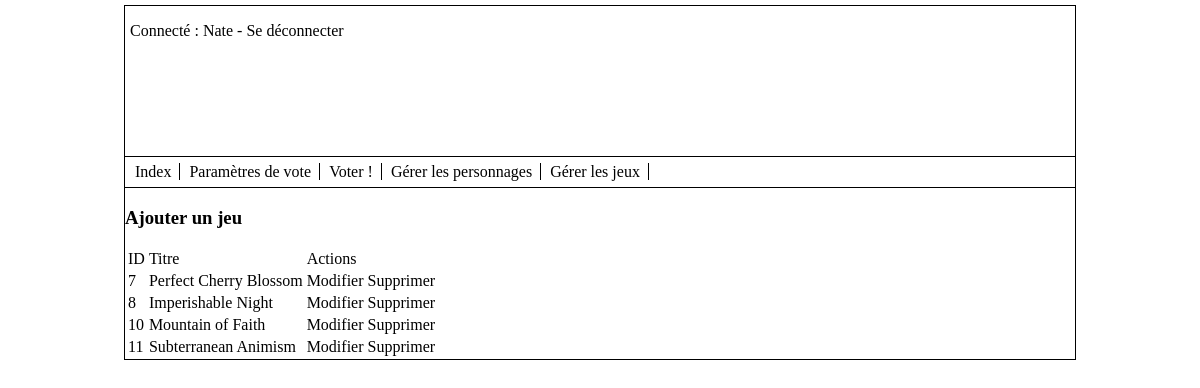
/list-games.admin.php (signed in), run on the app's committed database.
### tables this page shows
CREATE TABLE IF NOT EXISTS `users` (
  `id` int(11) NOT NULL AUTO_INCREMENT,
  `name` text NOT NULL,
  `password` text NOT NULL,
  `user_hash` text NOT NULL,
  PRIMARY KEY (`id`)
);

CREATE TABLE IF NOT EXISTS `games` (
  `id` decimal(10,0) NOT NULL,
  `name` varchar(30) NOT NULL,
  PRIMARY KEY (`id`)
);

### lib/Page.class.php (called while the page is built, shortened)
<?php
class Page
{
	public static function parse($referer)
	{
		include 'templates/layout/header.php';
		include 'templates/'.$referer;
		include 'templates/layout/footer.php';
	}
}
?>

### list-games.admin.php (called while the page is built, shortened)
<?php
require 'lib/init.php';
$go = new GamesOperator();
$games = $go->fetch_all();
Page::parse('list-games.admin.tpl.php');
?>

### lib/User.class.php (called while the page is built, shortened)
<?php
class User extends AppModel
{
	private $name;
	public function set_name($value)
	{
		$this->name = $value;
	}
	public function name() { return $this->name; }
}
?>

### lib/AppOperator.class.php (called while the page is built, shortened)
<?php
abstract class AppOperator
{
	public function __construct()
	{
		$this->pdo = PDO2::connect();
	}
}
?>

### lib/PDO2.class.php (called while the page is built)
<?php
class PDO2
{
	public static function connect()
	{
		$user    = 'root';
		$pass    = '';
		$host    = 'localhost';
		$db_name = 'lyrica';
		$pdo = new PDO('mysql:host='.$host.';dbname='.$db_name, $user, $pass);
		$pdo->setAttribute(PDO::ATTR_ERRMODE, PDO::ERRMODE_EXCEPTION);
		$pdo->setAttribute(PDO::ATTR_PERSISTENT, TRUE);
		$pdo->query('SET NAMES UTF8');
		return $pdo;
	}
}
?>

### lib/init.php (called while the page is built, shortened)
<?php
$uo = new UsersOperator();
if(isset($_SESSION['id']))
{
	$GLOBALS['user'] = $uo->fetch_single($_SESSION['id']);
}
else
{
	define('LOGGED', false);
}
?>

### lib/UsersOperator.class.php (called while the page is built, shortened)
<?php
class UsersOperator extends AppOperator
{
	public function fetch_single($id)
	{
		$query = "SELECT * FROM users WHERE id = ?";
		$pst = $this->pdo->prepare($query);
		$pst->bindValue(1, $id, PDO::PARAM_INT);
		$pst->execute();
		return new User($pst->fetch(PDO::FETCH_ASSOC));
	}
}
?>

### lib/AppModel.class.php (called while the page is built, shortened)
<?php
abstract class AppModel
{
	protected $id;
	public function set_id($value)
	{
		$this->id = $value;
	}
	public function id()
	{
		return $this->id;
	}
}
?>

### lib/GamesOperator.class.php (called while the page is built, shortened)
<?php
class GamesOperator extends AppOperator
{
	public function fetch_all()
	{
		$games = array();
		$query = "SELECT * FROM games ORDER BY id ASC";
		$pst = $this->pdo->query($query);
		while($sql = $pst->fetch(PDO::FETCH_ASSOC))
		{
			$games[] = new Game($sql);
		}
		return $games;
	}
}
?>

### lib/Game.class.php (called while the page is built, shortened)
<?php
class Game extends AppModel
{
	protected $name;
	public function set_name($value)
	{
		if(empty($value) or !is_string($value))
		{
			throw new Exception(self::NAME_MISSING);
		}
		else
		{
			$this->name = $value;
		}
	}
	public function name() { return $this->name; }
}
?>

### templates/list-games.admin.tpl.php (the view, shortened to what this page needs)
<section>
<h3><a href="edit-game.admin.php">Ajouter un jeu</a></h3>
<table>
<thead>
<tr>
	<td>ID</td>
	<td>Titre</td>
	<td colspan="2">Actions</td>
</tr>
</thead>
<tbody>
<?php foreach($GLOBALS['games'] as $g) {  ?>
<tr>
	<td><?php echo $g->id(); ?></td>
	<td><?php echo $g->name(); ?></td>
	<td><a href="edit-game.admin.php?id=<?php echo $g->id(); ?>">
		Modifier</a></td>
	<td><a href="exec/delete-game.php?id=<?php echo $g->id(); ?>">
		Supprimer</a></td>
</tr>
<?php }  ?>
</tbody>
</table>
</section>

### templates/layout/header.php (shortened to what this page needs)
<!DOCTYPE html>
<html>
<head>
  <link rel="stylesheet" href="templates/design/default.css" />
</head>
<body>
<div id="all">
<header>
<?php if(LOGGED) {  ?>
  <p>Connecté : <?php echo $GLOBALS['user']->name(); ?> - <a href="exec/sign-off.admin.php">Se déconnecter</a></p>
<?php } else { ?>
  <p><a href="auth.php">Se connecter</a></p>
<?php } ?>
</header>
<nav>
<ul id="menu">
  <li><a href="index.php">Index</a></li>
  <li><a href="voting-options.php">Paramètres de vote</a></li>
  <li><a href="vote.php">Voter !</a></li>
<?php if(LOGGED) { ?>
  <li><a href="list-characters.admin.php">Gérer les personnages</a></li>
  <li><a href="list-games.admin.php">Gérer les jeux</a></li>
<?php } ?>
</ul>
</nav>

### templates/design/default.css (style rules this page uses)
a { text-decoration: none; color: inherit; }
#all { width: 950px; margin: auto; border-left: 1px solid black; border-right: 1px solid black; padding: 0 0 0 0; }
body { margin: 0 0 0 0; padding: 0 0 0 0; }
header { height: 150px; margin-top: 5px; margin-bottom: 0px; margin-left: 0px; margin-right: 0px; padding: 0 0 0 5px; border: 1px solid black; border-left: 0px; border-right: 0px; }
nav { height: 30px; border-bottom: 1px solid black; padding: 0 0 0 5px; }
ul#menu { list-style-type: none; margin: 0 0 0 0; padding: 0 0 0 0; }
ul#menu li { display: inline-block; line-height: 30px; border-right: 1px solid black; padding: 0 8px 0 5px; }
ul#menu li { display: inline; line-height: 30px; }

### data on the page
users: name "Nate"
games: id "7", name "Perfect Cherry Blossom"
games: id "8", name "Imperishable Night"
games: id "10", name "Mountain of Faith"
games: id "11", name "Subterranean Animism"
